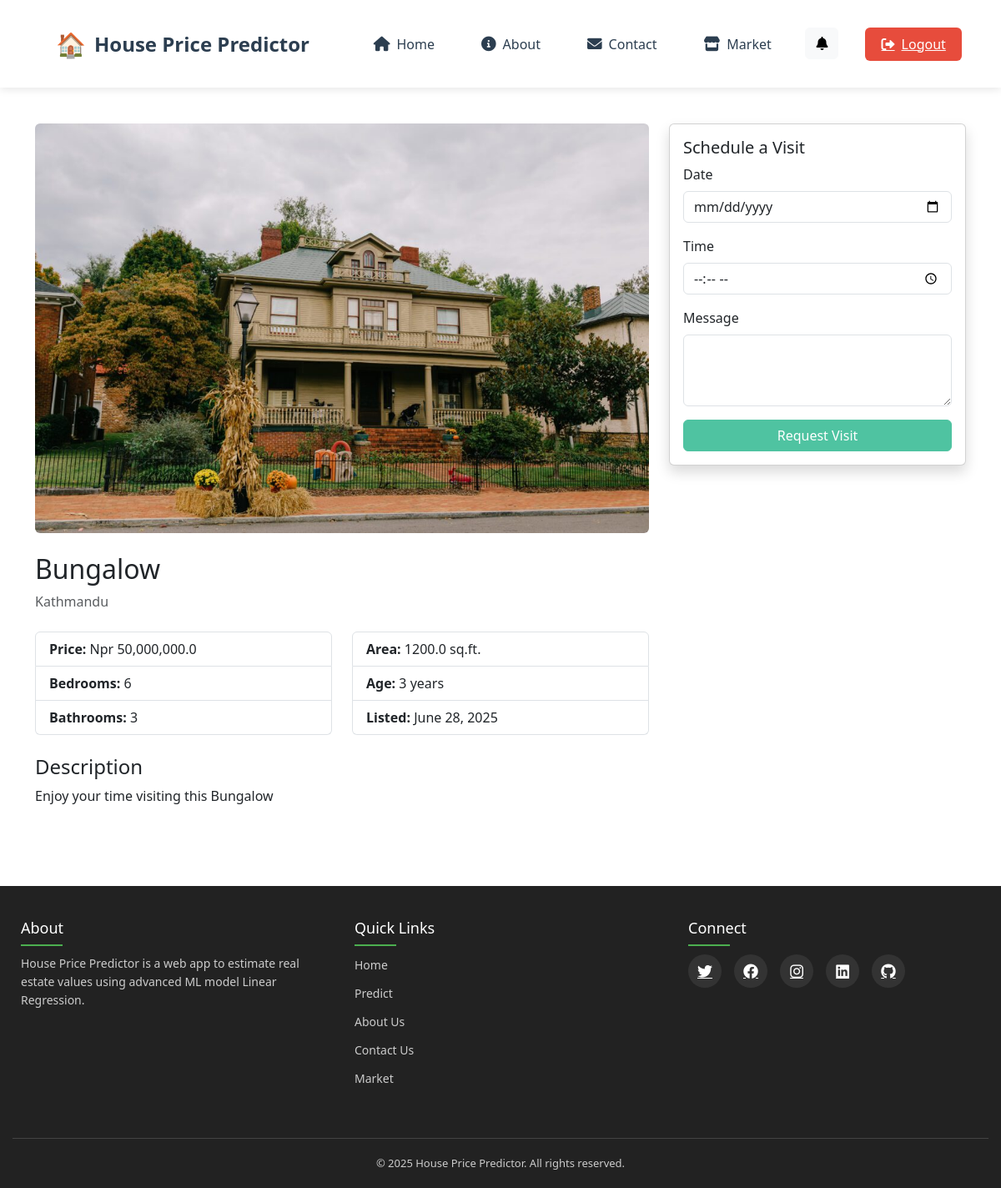
The app's page /listings/4/ (signed in) with its own data.
### HousePricePrediction/models.py (models this page shows, shortened)
class HouseListing(models.Model):
    user = models.ForeignKey(
        settings.AUTH_USER_MODEL,
        on_delete=models.CASCADE,
        related_name='listings',
        null=True  # Temporary to handle existing data
    )
    title = models.CharField(max_length=100)
    price = models.FloatField()
    image = models.ImageField(upload_to='house_images/', blank=True, null=True)
    description = models.TextField(blank=True, null=True)
    location = models.CharField(max_length=200, blank=True, null=True)
    rooms = models.IntegerField(blank=True, null=True)
    bedrooms = models.IntegerField(blank=True, null=True)
    bathrooms = models.IntegerField(blank=True, null=True)
    area = models.FloatField(blank=True, null=True, help_text="Area in sq. ft.")
    median_income = models.FloatField(blank=True, null=True, help_text="Median income of the locality")
    population = models.IntegerField(blank=True, null=True, help_text="Population of the area")
    house_age = models.IntegerField(blank=True, null=True, help_text="Age of the house in years")
    on_sale = models.BooleanField(default=False, help_text="Mark house as currently available for sale")
    featured = models.BooleanField(default=False, help_text="Feature this listing prominently")
    created_at = models.DateTimeField(auto_now_add=True)
    updated_at = models.DateTimeField(auto_now=True)
    class Meta:
        ordering = ['-created_at']
        verbose_name = 'House Listing'
        verbose_name_plural = 'House Listings'

### HousePricePrediction/views.py (the view)
# urls.py: path('listings/<int:pk>/', views.house_detail, name='house_detail'),
@login_required(login_url='login')
def house_detail(request, pk):
    house = get_object_or_404(HouseListing, pk=pk)
    has_pending_visit = ScheduleVisit.objects.filter(
        house=house,
        user=request.user,
        status='pending'
    ).exists()
    return render(request, 'house_detail.html', {
        'house': house,
        'has_pending_visit': has_pending_visit
    })

### templates/house_detail.html (shortened to what this page needs)
{% extends 'base.html' %}
{% load humanize %}
{% block content %}
<div class="container mt-5">
    <div class="row">
        <div class="col-md-8">
            <img src="{{ house.image.url }}" class="img-fluid rounded" alt="{{ house.title }}">
            <div class="mt-4">
                <h2>{{ house.title }}</h2>
                <p class="text-muted">{{ house.location }}</p>
                <div class="row mt-4">
                    <div class="col-md-6">
                        <ul class="list-group">
                            <li class="list-group-item"><strong>Price:</strong> Npr {{ house.price|intcomma }}</li>
                            <li class="list-group-item"><strong>Bedrooms:</strong> {{ house.bedrooms }}</li>
                            <li class="list-group-item"><strong>Bathrooms:</strong> {{ house.bathrooms }}</li>
                        </ul>
                    </div>
                    <div class="col-md-6">
                        <ul class="list-group">
                            <li class="list-group-item"><strong>Area:</strong> {{ house.area }} sq.ft.</li>
                            <li class="list-group-item"><strong>Age:</strong> {{ house.house_age }} years</li>
                            <li class="list-group-item"><strong>Listed:</strong> {{ house.created_at|date }}</li>
                        </ul>
                    </div>
                </div>
                {% if house.description %}
                <div class="mt-4">
                    <h4>Description</h4>
                    <p>{{ house.description }}</p>
                </div>
                {% endif %}
            </div>
        </div>
        <div class="col-md-4">
            <div class="card shadow">
                <div class="card-body">
                    <h5 class="card-title">Schedule a Visit</h5>
                    {% if user.is_authenticated %}
                    <form method="post" action="{% url 'schedule_visit' house.id %}">
                        <div class="mb-3">
                            <label for="visit_date" class="form-label">Date</label>
                            <input type="date" name="visit_date" class="form-control" required>
                        </div>
                        <div class="mb-3">
                            <label for="visit_time" class="form-label">Time</label>
                            <input type="time" name="visit_time" class="form-control">
                        </div>
                        <div class="mb-3">
                            <label for="message" class="form-label">Message</label>
                            <textarea name="message" class="form-control" rows="3"></textarea>
                        </div>
                        <button type="submit" class="btn btn-primary w-100">Request Visit</button>
                    </form>
                    {% else %}
                    <div class="alert alert-info">
                        <a href="{% url 'login' %}?next={% url 'house_detail' house.id %}" class="btn btn-primary">
                            Login to Schedule Visit
                        </a>
                    </div>
                    {% endif %}
                </div>
            </div>
        </div>
    </div>
</div>
{% endblock %}

### templates/base.html (style rules this page uses)
.btn-primary { background-color: #4fc3a1; border-color: #4fc3a1; }
html { overflow-y: scroll; }

### records on screen
HouseListing: image (picture), title "Bungalow", location "Kathmandu", price "50,000,000.0", bedrooms "6", bathrooms "3", area "1200.0", house_age "3", created_at "June 28, 2025", description "Enjoy your time visiting this Bungalow"
